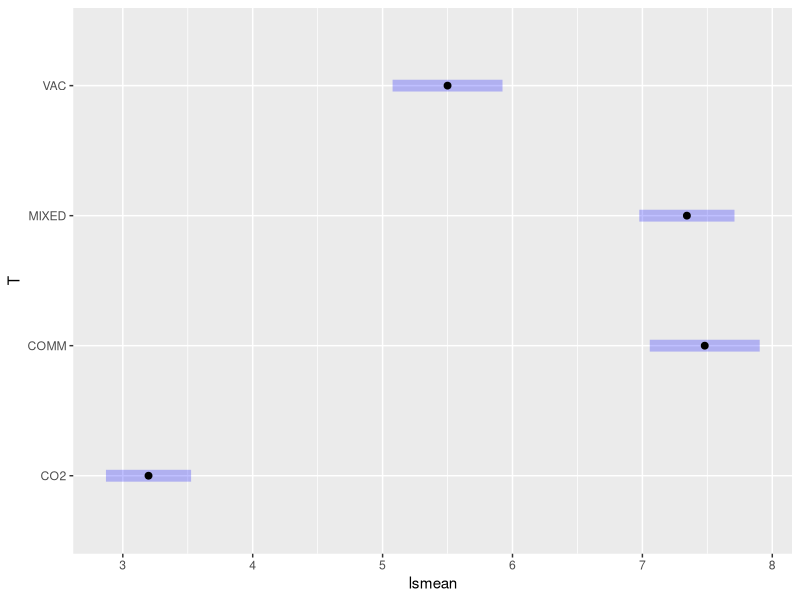

Write R code to recreate this figure.
install.packages("lsmeans")
install.packages("tidyverse")
library(lsmeans)
library(ggplot2)

# specify the treatments as a "stacked" data set
treatment = as.factor(c(rep("COMM", 3), rep("VAC", 3), rep("MIXED", 4), rep("CO2", 5)))

# specify the counts as a "stacked" data set
counts = c(7.66, 6.98, 7.80,5.26, 5.44, 5.80,7.41, 7.33, 
           7.04, 7.59,3.51, 2.91, 3.66, 2.87, 3.04)

# create a data frame of the treatments and counts
data = data.frame(T=treatment, TCOUNT=counts)

# produce a linear model of the counts as a function of treatment
model <- lm(TCOUNT ~ T, data=data)
summary(model)

# produce the AOV table
A = aov(model)
summary(A)

# produce plot of lsmeans with 95% C.I. on Population Means
lsmeans(model, "T")
plot(lsmeans(model,~T))
